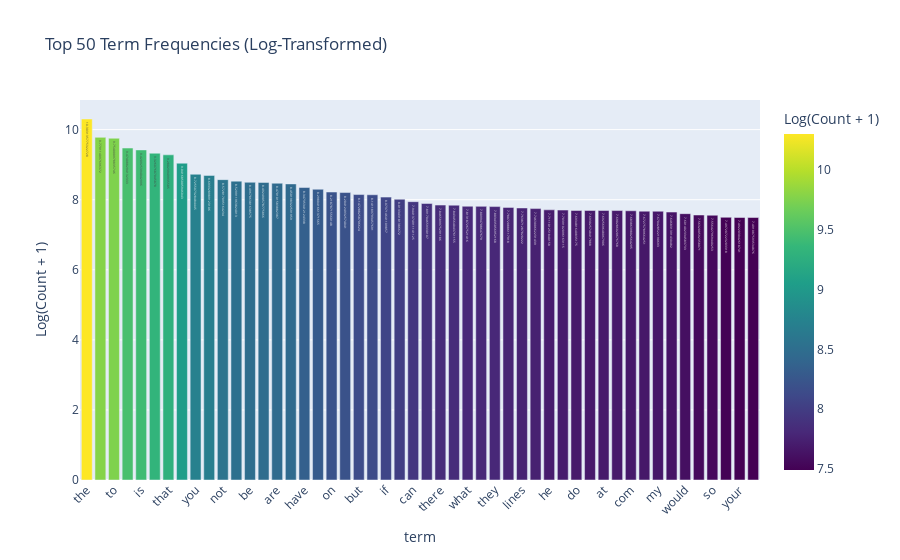

The code cell stored with this chart in its notebook:
### Markdown cell above
### >>> **Exercise 15 (take home):** 
You can copy the code from the previous exercise and change the 'term_frequencies' variable for the 'term_frequencies_log', comment about the differences that you observe and talk about other possible insights that we can get from a log distribution.

### Code cell
# Answer here
# Compute log-transformed term frequencies (add 1 to avoid log(0))
term_frequencies_log = np.log1p(term_frequencies)

# Create DataFrame
df_terms_log = pd.DataFrame({'term': terms, 'log_frequency': term_frequencies_log})

# Sort by log frequency descending and take top 50
df_terms_log_sorted = df_terms_log.sort_values(by='log_frequency', ascending=False).head(50)

# Plot interactive bar chart
fig = px.bar(df_terms_log_sorted, x='term', y='log_frequency', text='log_frequency',
             title="Top 50 Term Frequencies (Log-Transformed)",
             labels={'log_frequency':'Log(Count + 1)'},
             color='log_frequency', color_continuous_scale='Viridis')
fig.update_layout(xaxis_tickangle=-45)
fig.show()

# Log transformation compresses high frequencies and highlights low-frequency words, revealing the long-tail effect and giving better insight into term distribution.

### Figure 1 — Plotly figure (JSON) as saved in the notebook; plotly's stock layout.template omitted (floating-point values rounded to 4 significant figures)
{"data": [{"hovertemplate": "term=%{x}<br>Log(Count + 1)=%{marker.color}<extra></extra>", "legendgroup": "", "marker": {"color": [10.3, 9.779, 9.754, 9.474, 9.421, 9.326, 9.28, 9.042, 8.726, 8.693, 8.573, 8.53, 8.497, 8.492, 8.47, 8.45, 8.347, 8.298, 8.219, 8.204, 8.147, 8.141, 8.074, 8.013, 7.944, 7.892, 7.847, 7.843, 7.813, 7.81, 7.803, 7.781, 7.764, 7.746, 7.711, 7.704, 7.693, 7.693, 7.693, 7.69, 7.684, 7.673, 7.67, 7.647, 7.601, 7.563, 7.556, 7.497, 7.492, 7.491], "coloraxis": "coloraxis", "pattern": {"shape": ""}}, "name": "", "orientation": "v", "showlegend": false, "text": [10.3, 9.779, 9.754, 9.474, 9.421, 9.326, 9.28, 9.042, 8.726, 8.693, 8.573, 8.53, 8.497, 8.492, 8.47, 8.45, 8.347, 8.298, 8.219, 8.204, 8.147, 8.141, 8.074, 8.013, 7.944, 7.892, 7.847, 7.843, 7.813, 7.81, 7.803, 7.781, 7.764, 7.746, 7.711, 7.704, 7.693, 7.693, 7.693, 7.69, 7.684, 7.673, 7.67, 7.647, 7.601, 7.563, 7.556, 7.497, 7.492, 7.491], "textposition": "auto", "type": "bar", "x": ["the", "of", "to", "and", "is", "in", "that", "it", "you", "for", "not", "this", "be", "from", "are", "edu", "have", "as", "on", "with", "but", "or", "if", "was", "can", "we", "there", "by", "what", "subject", "they", "an", "lines", "one", "he", "god", "do", "organization", "at", "re", "com", "about", "my", "all", "would", "will", "so", "some", "your", "no"], "xaxis": "x", "y": [10.3, 9.779, 9.754, 9.474, 9.421, 9.326, 9.28, 9.042, 8.726, 8.693, 8.573, 8.53, 8.497, 8.492, 8.47, 8.45, 8.347, 8.298, 8.219, 8.204, 8.147, 8.141, 8.074, 8.013, 7.944, 7.892, 7.847, 7.843, 7.813, 7.81, 7.803, 7.781, 7.764, 7.746, 7.711, 7.704, 7.693, 7.693, 7.693, 7.69, 7.684, 7.673, 7.67, 7.647, 7.601, 7.563, 7.556, 7.497, 7.492, 7.491], "yaxis": "y"}], "layout": {"barmode": "relative", "coloraxis": {"colorbar": {"title": {"text": "Log(Count + 1)"}}, "colorscale": [[0, "#440154"], [0.1111, "#482878"], [0.2222, "#3e4989"], [0.3333, "#31688e"], [0.4444, "#26828e"], [0.5556, "#1f9e89"], [0.6667, "#35b779"], [0.7778, "#6ece58"], [0.8889, "#b5de2b"], [1, "#fde725"]]}, "legend": {"tracegroupgap": 0}, "title": {"text": "Top 50 Term Frequencies (Log-Transformed)"}, "xaxis": {"anchor": "y", "domain": [0, 1], "tickangle": -45, "title": {"text": "term"}}, "yaxis": {"anchor": "x", "domain": [0, 1], "title": {"text": "Log(Count + 1)"}}}}
